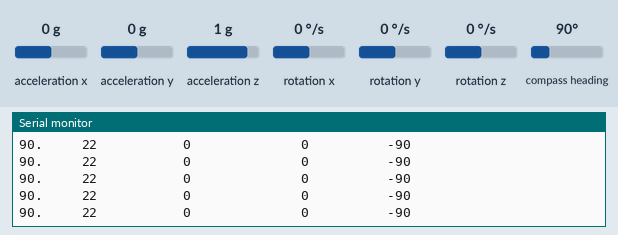
Bench run of a sketch on a simulated Arduino Uno, built with avr-gcc and run on an emulated ATmega328P. Shown: the last lines printed to the serial monitor. The inputs (shaded band) are chosen by the test bench; at power-on: acceleration x 0 g, acceleration y 0 g, compass heading 90°, acceleration z 1 g, rotation x 0 °/s, rotation y 0 °/s, rotation z 0 °/s. No radio packets arrive unless stated.

Above: at 3.2 s.
3.3 s: acceleration x set to 0.8 g
At 3.48 s:
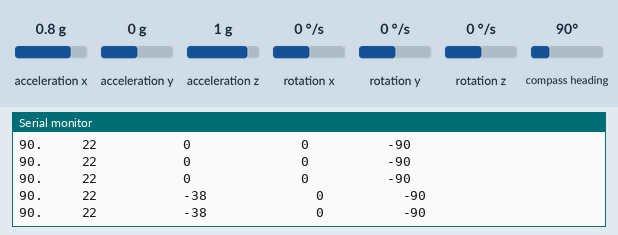
6.3 s: acceleration y set to 0.8 g
At 6.35 s:
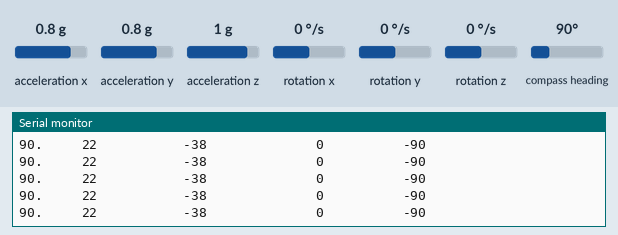
9.3 s: compass heading set to 7°
At 9.32 s:
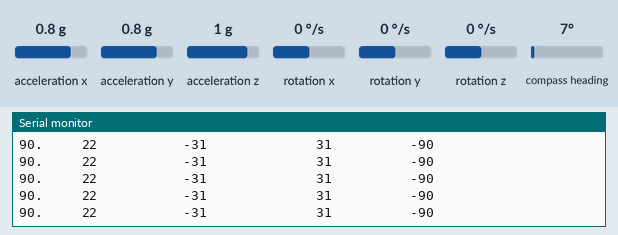
12.3 s: acceleration x set to -1.4 g
At 12.35 s:
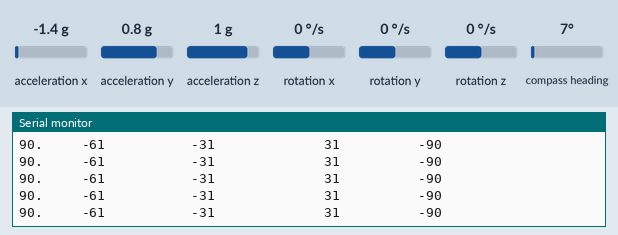
15.3 s: acceleration y set to -1.4 g
At 15.32 s:
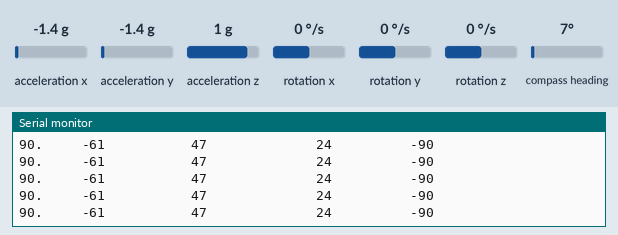
18.3 s: compass heading set to 90°
At 18.35 s:
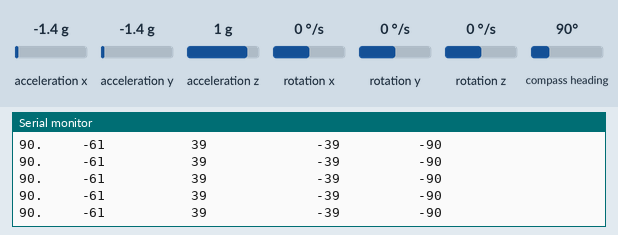
Timing chart, 0 to 21.3 s (numbered marks = the images above; inputs shaded):
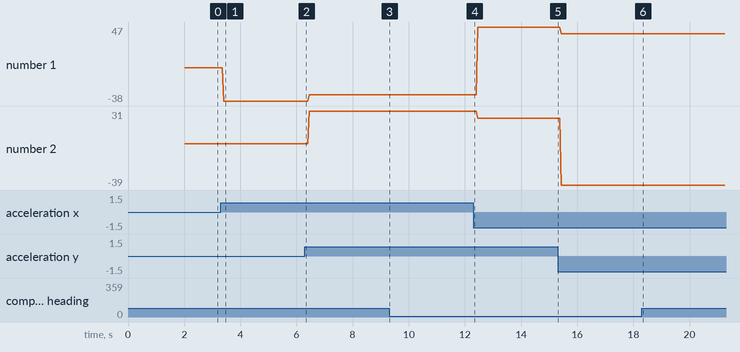

The sketch:

proyecto_mousse_interfaz_rev_7__1_.ino.ino
```cpp
#include <SPI.h>
#include <nRF24L01.h>
#include <RF24.h>
#include "MPU9250.h"

MPU9250 mpu;
int yaw,pitch,roll;
String valores;


// nrf24
const uint64_t pipeOut = 0xE8E8F0F0E1LL;  //IMPORTANT: The same as in the receiver!!!
////////////////////////////////////////////////////////

/*Create the data struct we will send
  The sizeof this struct should not exceed 32 bytes
  This gives us up to 32 8 bits channals */
RF24 radio(7, 8);  // select  CSN and CE  pins

struct MyData {
  float angulo_x;
  float angulo_y;
  float angulo_z;
};
MyData data;


void setup() {
  Serial.begin(9600);
  if (!radio.begin()) {
    Serial.println("Radio not found amigo");
    while (1) {
      delay(10);
    }
  } else {
    Serial.println("The radio espantoso is the best amigo");
  }
  radio.setAutoAck(false);
  radio.setDataRate(RF24_250KBPS);
  radio.openWritingPipe(pipeOut);

    Wire.begin();
    delay(2000);

    if (!mpu.setup(0x68)) {  // change to your own address
        while (1) {
            Serial.println("MPU connection failed. Please check your connection with `connection_check` example.");
            delay(5000);
        }
    }
    mpu.setMagneticDeclination(-8.5);


}

void loop() {
    if (mpu.update()) {
        static uint32_t prev_ms = millis();
        if (millis() > prev_ms + 25) {
            print_roll_pitch_yaw();
            prev_ms = millis();
        }
    }
    print_roll_pitch_yaw();
  senddata();
}

void print_roll_pitch_yaw() {
   yaw = mpu.getYaw() - 68;
   pitch = mpu.getPitch();
   roll = mpu.getRoll() ;

   valores = "90.     " + String(yaw) + "           " + String(pitch) + "              " + String(roll) + "          -90";

   Serial.println(valores);

}


void senddata() {
  data.angulo_x = roll;
  data.angulo_y = pitch;
  data.angulo_z = yaw;

  radio.write(&data, sizeof(MyData));
}
```

Measured:
- after the input at 3.3 s, the serial monitor: prints a new line after 0.12 s (image 1)
- plotted number 1: 0 → -38 after the input at 3.3 s, -38 → -31 after the input at 6.3 s, -31 → 47 after the input at 12.3 s, 47 → 39 after the input at 15.3 s
- plotted number 2: 0 → 31 after the input at 6.3 s, 31 → 24 after the input at 12.3 s, 24 → -39 after the input at 15.3 s
